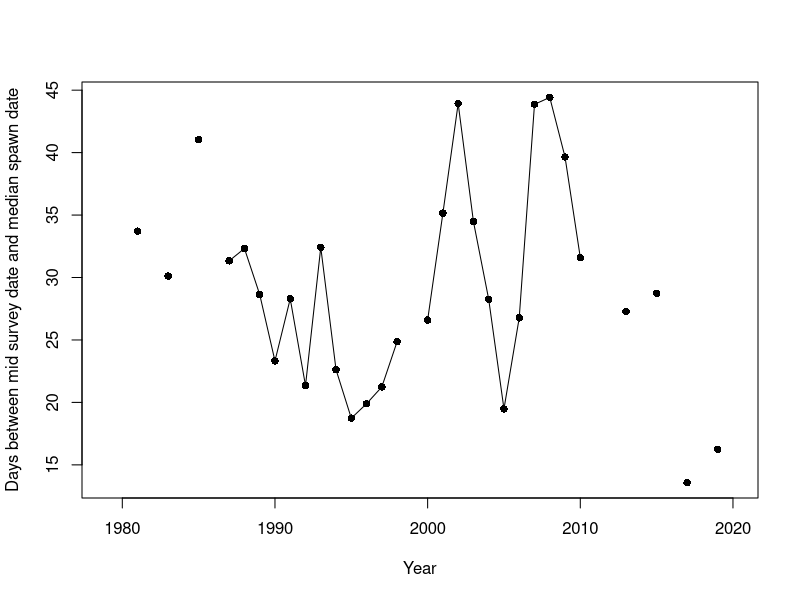
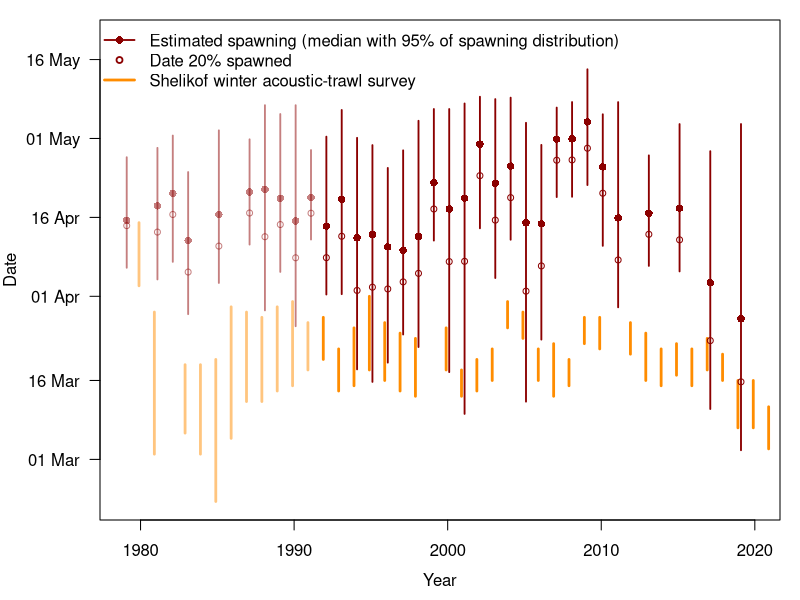

Source code (R) for these figures, in order:
## Create Figure 2 in Rogers et al. 2024 Spawn timing / catchability paper
## Plot Survey timing and spawn timing, and mismatch.

library(scales)


Timing<-read.csv("../Results/SurveySpawnTiming_to2021.csv")


#### SURVEY TIMING AND SPAWN TIMING #####

today<-Sys.Date()
png(paste0("../Figures/Fig2_SurveyandMedSpawnTiming_",today,".png"),units="in",width=8,height=6,res=300)

par(mar=c(4,5,1,1))
mycol1<-"darkred"
mycol2<-"darkorange"
mylwd<-1.8
transcol<-(Timing$Year<1992)
mycols1<-ifelse(Timing$Year<1992,alpha(mycol1,0.5),mycol1)
mycols2<-ifelse(Timing$Year<1992,alpha(mycol2,0.5),mycol2)

plot(Timing$Year+0.1,Timing$MeanSpawn,pch=16,col=NA,ylim=c(52,140),xlim=c(1979,2020),axes=F, ylab="",xlab="")
#polygon(x=c(1972,1991.4,1991.4,1972),y=c(46,46,145,145),col="gray90",border=NA)
arrows(Timing$Year+0.1,Timing$StartSpawn,Timing$Year+0.1,Timing$EndSpawn,length=0,col=mycols1,lwd=mylwd)
points(Timing$Year+0.1,Timing$MedSpawn,pch=16,col=mycols1)
#points(Timing$Year-0.1,Timing$Spawn10,pch=1,col="darkred",cex=0.9)
#points(Timing$Year+0.1,Timing$meanDOY,pch=17,col="orange")
arrows(Timing$Year-0.1,Timing$StartDOY,Timing$Year-0.1,Timing$EndDOY,length=0,col=mycols2,lwd=mylwd*1.5)
points(Timing$Year+0.1,Timing$Spawn20,pch=1,col=mycols1,cex=0.8)

legend('topleft',legend=c("Estimated spawning (median with 95% of spawning distribution)","Date 20% spawned",
                           "Shelikof winter acoustic-trawl survey"),
        pch=c(16,1,NA),pt.cex=c(1,0.8,1),lty=c(1,NA,1),col=c(mycol1,mycol1,mycol2),lwd=c(mylwd,NA,mylwd*1.5),bty="n")
#legend('topleft',legend=c("Estimated spawn timing (median with 95% of spawning distribution)",
#                          "Shelikof acoustic survey timing"),
#       pch=c(16,NA),lty=c(1,1),col=c("darkred","darkorange"),bty="n")

axis(2, labels= c("01 Mar", "16 Mar", "01 Apr", "16 Apr","01 May","16 May"), at = c(60, 75, 91, 106, 121, 136),las=1)
axis(1)
mtext("Year",side=1,line=2.5)
mtext("Date",side=2,line=4)
box()
#grid() # add some sort of grid lines for reference? not usually a fan, but may help

dev.off()



#### Mismatch in timing ####

plot(Timing$mismatchmed~Timing$Year,type="o",pch=16,ylab="Days between mid survey date and median spawn date",xlab="Year",xlim=c(1979,2020))
